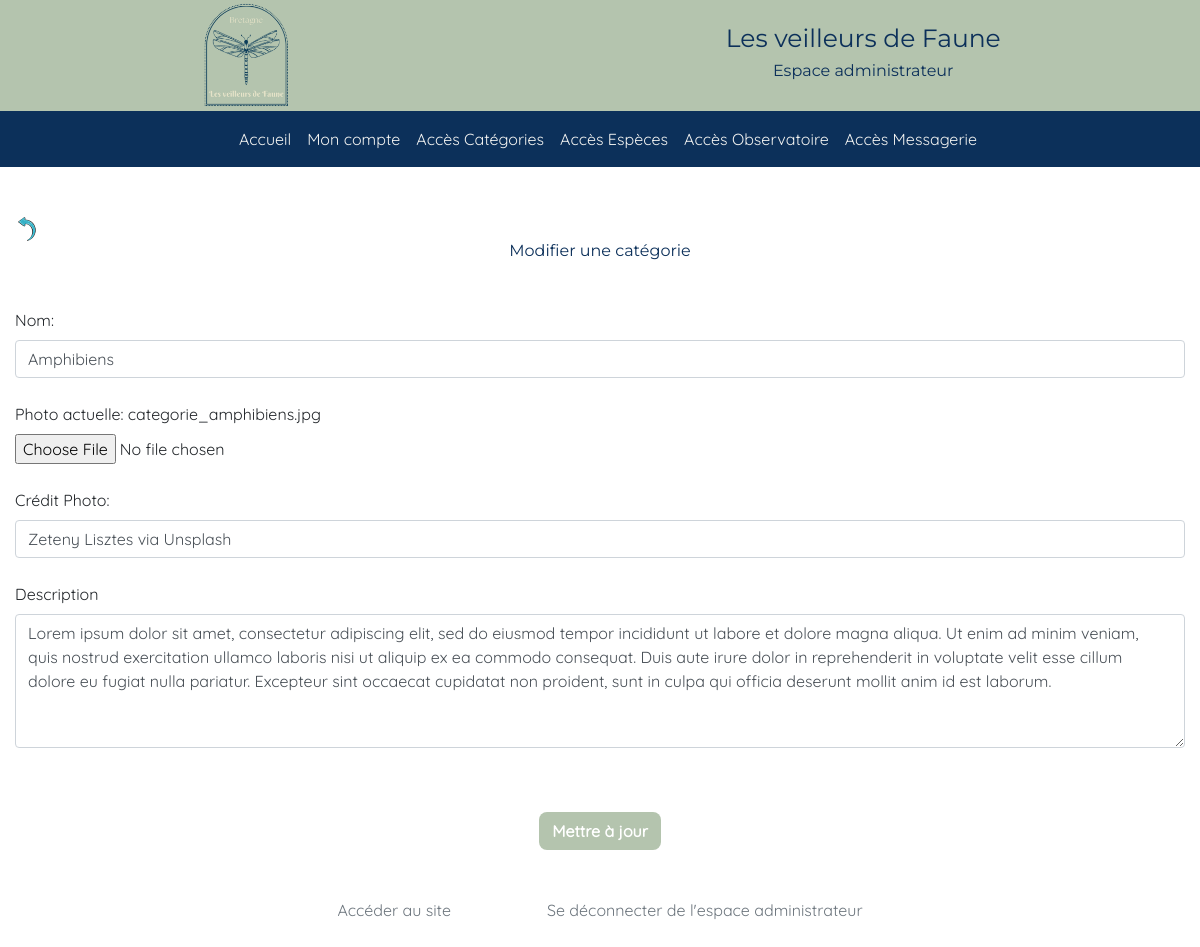
The app's page /admin.php?action=readCategory&idCategory=1 (signed in) with its own data.
### tables this page shows
CREATE TABLE `category` (
  `idCategory` int(11) NOT NULL,
  `name` varchar(20) NOT NULL,
  `picture` varchar(250) NOT NULL,
  `pictureCredit` varchar(255) DEFAULT NULL,
  `content` text NOT NULL
);

### App/Controllers/CategoryController.php (called while the page is built, shortened)
<?php
class CategoryController
{
    public function getCategory(int $idCategory): void
    {
        $category = new Category($idCategory);
        require ('App/Views/BackOffice/CategoryViews/updateCategory.php');
    }
}

### App/Models/Category.php (called while the page is built, shortened)
<?php
class Category extends DbConnection
{
    public function __construct(int $idCategory)
    {
        $dataCategory = $this->findCategory($idCategory);
        if(!empty($dataCategory)) {
            $this->idCategory = $idCategory;
            $this->name = $dataCategory['name'] ?? '';
            $this->picture = $dataCategory['picture'] ?? '';
            $this->content = $dataCategory['content'] ?? '';
            $this->pictureCredit = $dataCategory['pictureCredit'] ?? '';
        }
    }
    public function findCategory(int $idCategory): array
    {
        try {
            $pdo = $this->connection();
            if (!empty($pdo)) {
                $sql = $pdo->prepare(
                    "SELECT name, content, picture, pictureCredit FROM category
                    WHERE idCategory =:idCategory"
                );
                $sql->execute([':idCategory' => $idCategory]);
                $result = $sql->fetch(PDO::FETCH_ASSOC);
            }
        }
        catch (PDOException $e) {
            echo "La lecture de la catégorie a échoué: " . $e->getMessage();
        }
        return $result;
    }
}

### App/Views/BackOffice/CategoryViews/updateCategory.php (the view, shortened to what this page needs)
<?php
  include('./App/Views/BackOffice/Layout/headAdmin.php') ;
  include('./App/Views/BackOffice/Layout/headerAdmin.php') ;
?>
<?php if (!empty($_SESSION['isAdmin'])) { ;?>
<div class="d-flex mt-4">
  <a title="Retournez à la page d'accueil" href="admin.php?action=findAllCategories">
    <img class="crudIcon" src="Public/img/back.png" alt="icone retour en arrière">
  </a>
</div>
<h2 class="text-center mb-5">Modifier une catégorie</h2>
<form action="admin.php?action=updateCategory&idCategory=<?php echo $category->idCategory; ?>" method="post" role="form">
  <div class="mt-2 form-group">
    <label for="changeNameCategory">Nom:</label>
    <input type="text" class="form-control" id="changeNameCategory" name="name" placeholder="Modifier le nom de la catégorie"
      value="<?php echo $category->name; ?>">
  </div>
  <div class="mt-4 form-group">
    <label for="changePictureCategory">Photo actuelle: <?php echo $category->picture;?></label>
    <input type="file" class="form-control-file" id="changePictureCategory" name="picture">
  </div>
  <div class="mt-4 form-group">
    <label for="changePictureCreditCategory">Crédit Photo: </label>
    <input type="text" class="form-control" id="changePictureCreditCategory" name="pictureCredit"
      placeholder="Modifier le crédit photo" value="<?php echo $category->pictureCredit;?>">
  </div>
  <div class="mt-4 form-group">
    <label for="changeContentCategory">Description </label>
    <textarea class="form-control" rows="5" id="changeContentCategory" name="content"
      placeholder="Modifier la description de la catégorie"><?php echo $category->content; ?></textarea>
  </div>
  <div class="text-center mt-5">
    <button id="confirmCategoryUpdate" type="button" class="btn mt-3">Mettre à jour</button>
  </div>
</form>
<?php
  } else {
?>
<div class="text-center my-5">
  <h2>Vous devez êtes connecté en tant qu'administrateur pour accéder à cette page</h2>
  <a href="admin.php?action=login" title="bouton se connecter" class="btn mt-5"> Se connecter</a>
  <?php
    } ;
  ?>
<?php
  include('./App/Views/BackOffice/Layout/footerAdmin.php') ;
?>

### Public/css/style.css (style rules this page uses)
:root { --main-color: rgba(180, 196, 174); --secondary-color: rgba(12,48,90); --accent-color: rgb(244, 244, 242); }
* { scroll-behavior: smooth; font-family: 'Quicksand', 'Roboto', 'Segoe UI'; }
h1, h2, h3 { font-family: 'Montserrat', 'Roboto', 'Segoe UI'; color: var(--secondary-color); }
h2 { font-size: 1rem; }
a, a:visited, a:hover { text-decoration: none; color: rgba(255,255,255); }
.btn { color: rgba(255,255,255); background-color: var(--main-color); border-radius: 0.5rem; font-weight: bold; }
.crudIcon { width: 50%; height: auto; transition: transform 0.2s ease; }

### records on screen
category: name "Amphibiens", picture "categorie_amphibiens.jpg", pictureCredit "Zeteny Lisztes via Unsplash", content "Lorem ipsum dolor sit amet, consectetur adipiscing elit, sed do eiusmod tempor incididunt ut labore et dolore magna aliqua. Ut enim ad minim veniam, quis nostrud exercitation ullamco laboris nisi ut aliquip ex ea commodo consequat. Duis aute irure dolor in reprehenderit in voluptate velit esse cillum dolore eu fugiat nulla pariatur. Excepteur sint occaecat cupidatat non proident, sunt in culpa qui officia deserunt mollit anim id est laborum."
